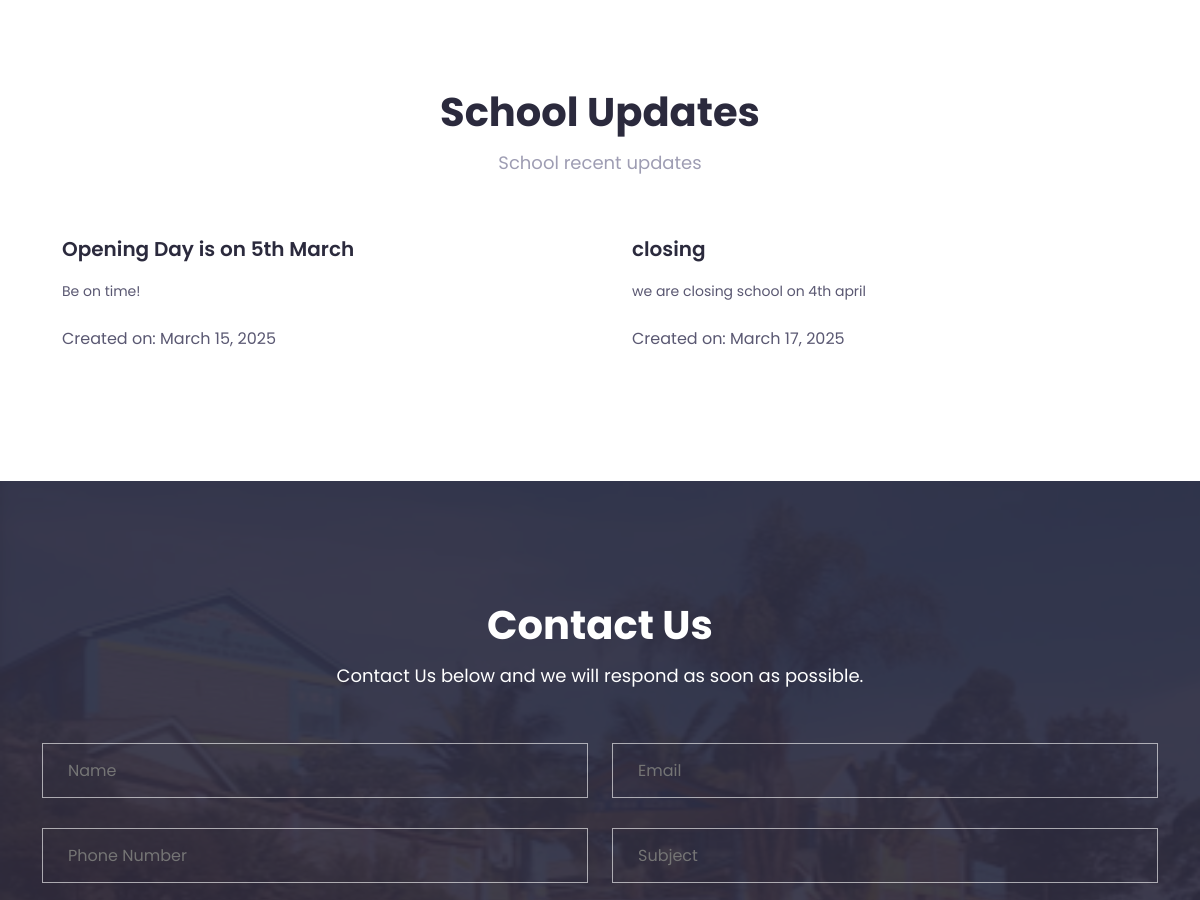
/ (middle part), run on an earlier commit of the app's database.
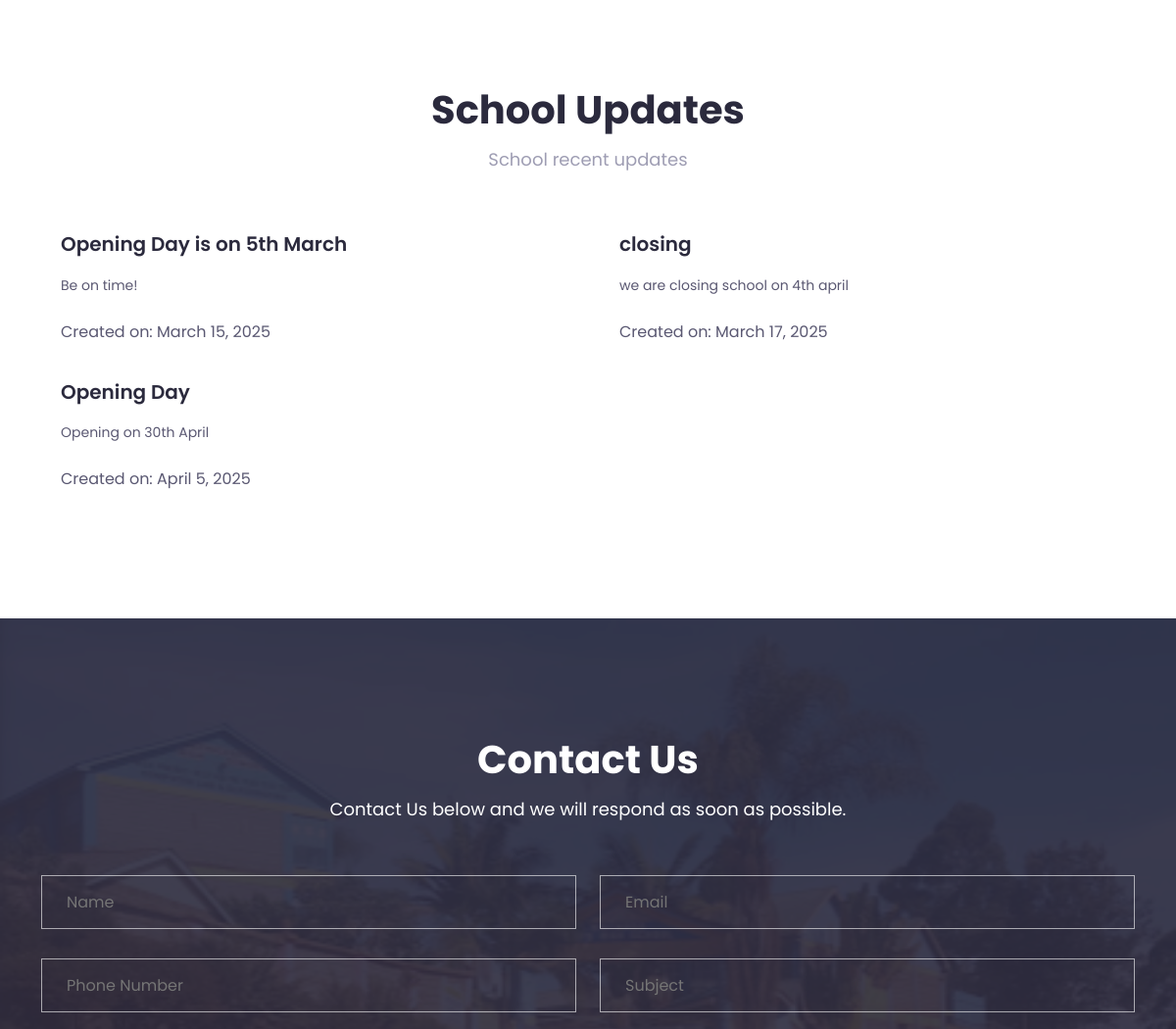
And on a later commit of the database.
### core/models.py (models this page shows, shortened)
class Notice(models.Model):
    name = models.CharField(max_length=50)
    description = models.CharField(max_length=150)
    importance = models.CharField(max_length=50, null=True )
    date = models.DateField(default=timezone.now)

### members/views.py (the view)
# urls.py: path('', views.index, name='index'),
def index(request):
    try:
        noticeb = Notice.objects.all()
    except Notice.DoesNotExist:
        noticeb = None
    context = {
        'noticeb': noticeb
    }
    return render(request, 'Land.html', context)

### members/templates/Land.html (shortened to what this page needs)
{% load static %}
<!doctype html>
<html class="no-js" lang="en">
<head>
    <link rel="stylesheet" href="{% static 'css/animate.css' %}">
    <link rel="stylesheet" href="{% static 'css/tiny-slider.css' %}">
    <link rel="stylesheet" href="{% static '/css/LineIcons.2.0.css' %}">
    <link rel="stylesheet" href="{% static 'css/bootstrap-5.0.0-beta1.min.css' %}">
    <link rel="stylesheet" href="{% static '/css/default.css' %}">
    <link rel="stylesheet" href="{% static 'css/style.css' %}">
</head>
<body>
    <section id="blog" class="blog_area pt-120 pb-130">
        <div class="container">
            <div class="row justify-content-center">
                <div class="col-lg-6">
                    <div class="section_title text-center pb-25">
                        <h4 class="title wow fadeInUp" data-wow-duration="1.3s" data-wow-delay="0.2s">School Updates</h4>
                        <p class="wow fadeInUp" data-wow-duration="1.3s" data-wow-delay="0.4s">
                            School recent updates
                        </p>
                    </div>
                </div>
            </div>
            <div class="row">
                {% if noticeb %}
                    {% for notice in noticeb %}
                    <div class="col-lg-6">
                        <div class="single_blog blog_2 d-sm-flex mt-30 wow fadeInUp" data-wow-duration="1.3s"
                            data-wow-delay="0.2s">
                            <div class="blog_content media-body">
                                <h3 class="blog_title"><a href="#0">{{ notice.name }}</a></h3>
                                <p> {{ notice.description }}</p>
                                <br>
                                <span> Created on: {{ notice.date }}</span>
                            </div>
                        </div>
                    </div>
                    {% endfor %}
                {% else %}
                <p>No new Updates</p>
                {% endif %}
            </div>
        </div>
    </section>
    <section id="contact" class="contact_area bg_cover pt-120 pb-130" style="background-image: url({% static 'media/img/Gate.png' %})">
        <div class="container">
            <div class="row justify-content-center">
                <div class="col-lg-6">
                    <div class="section_title section_title_2 text-center pb-25">
                        <h4 class="title wow fadeInUp" data-wow-duration="1.3s" data-wow-delay="0.2s">Contact Us</h4>
                        <p class="wow fadeInUp" data-wow-duration="1.3s" data-wow-delay="0.4s">Contact Us below and we will respond as soon as possible.</p>
                    </div>
                </div>
            </div>
            <form id="contact-form" action="assets/contact.php" method="post" class="wow fadeInUp"
                data-wow-duration="1.3s" data-wow-delay="0.4s">
                <div class="row">
                    <div class="col-lg-6">
                        <div class="single_form">
                            <input type="text" placeholder="Name" name="name" id="name" required>
                        </div>
                    </div>
                    <div class="col-lg-6">
                        <div class="single_form">
                            <input type="email" placeholder="Email" name="email" id="email" required>
                        </div>
                    </div>
                    <div class="col-lg-6">
                        <div class="single_form">
                            <input type="text" placeholder="Phone Number" name="number" id="number" required>
                        </div>
                    </div>
                    <div class="col-lg-6">
                        <div class="single_form">
                            <input type="text" placeholder="Subject" name="subject" id="subject" required>
                        </div>
                    </div>
                    <div class="col-lg-12">
                    </div>
                </div>
            </form>
        </div>
    </section>
</body>
</html>

What changed in the data, as far as the page shows it:
added Notice: name "Opening Day", description "Opening on 30th April", date "April 5, 2025"
